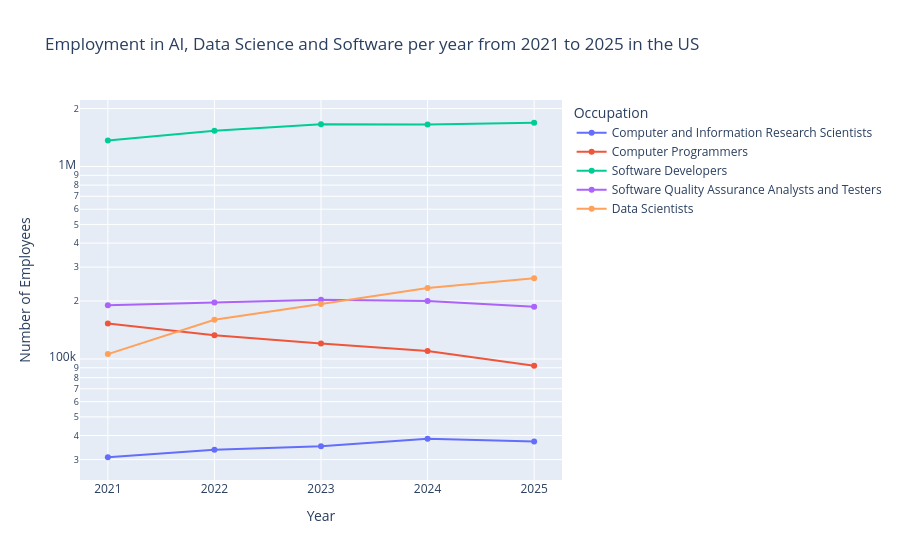

This figure's notebook cell:
### Markdown cell above
<a id="22"></a>
## Visualisation 6 - Line Chart
- **Objective:** Find out the difference of AI, Data Science and Software employment from 2021 to 2025
- **Visualisation type:** The line chart allows to see the growth or fall (employment) through a distance (year)

### Code cell
# Line chart: employees per year for each occupation (Log scale on y)
fig_line = px.line(
    trend,
    x = "YEAR",
    y = "TOT_EMP",
    color = "OCC_TITLE",
    markers = True,
    log_y = True,
    title = "Employment in AI, Data Science and Software per year from 2021 to 2025 in the US",
    labels = {"TOT_EMP": "Number of Employees", "YEAR":"Year", "OCC_TITLE": "Occupation"}
)
fig_line.show()

### Figure 1 — Plotly figure (JSON) as saved in the notebook; plotly's stock layout.template omitted (floating-point values rounded to 4 significant figures)
{"data": [{"hovertemplate": "Occupation=Computer and Information Research Scientists<br>Year=%{x}<br>Number of Employees=%{y}<extra></extra>", "legendgroup": "Computer and Information Research Scientists", "line": {"color": "#636efa", "dash": "solid"}, "marker": {"symbol": "circle"}, "mode": "lines+markers", "name": "Computer and Information Research Scientists", "orientation": "v", "showlegend": true, "type": "scatter", "x": [2021, 2022, 2023, 2024, 2025], "xaxis": "x", "y": [30840, 33780, 35210, 38480, 37200], "yaxis": "y"}, {"hovertemplate": "Occupation=Computer Programmers<br>Year=%{x}<br>Number of Employees=%{y}<extra></extra>", "legendgroup": "Computer Programmers", "line": {"color": "#EF553B", "dash": "solid"}, "marker": {"symbol": "circle"}, "mode": "lines+markers", "name": "Computer Programmers", "orientation": "v", "showlegend": true, "type": "scatter", "x": [2021, 2022, 2023, 2024, 2025], "xaxis": "x", "y": [152610, 132740, 120370, 109870, 92230], "yaxis": "y"}, {"hovertemplate": "Occupation=Software Developers<br>Year=%{x}<br>Number of Employees=%{y}<extra></extra>", "legendgroup": "Software Developers", "line": {"color": "#00cc96", "dash": "solid"}, "marker": {"symbol": "circle"}, "mode": "lines+markers", "name": "Software Developers", "orientation": "v", "showlegend": true, "type": "scatter", "x": [2021, 2022, 2023, 2024, 2025], "xaxis": "x", "y": [1364180, 1534790, 1656880, 1654440, 1687890], "yaxis": "y"}, {"hovertemplate": "Occupation=Software Quality Assurance Analysts and Testers<br>Year=%{x}<br>Number of Employees=%{y}<extra></extra>", "legendgroup": "Software Quality Assurance Analysts and Testers", "line": {"color": "#ab63fa", "dash": "solid"}, "marker": {"symbol": "circle"}, "mode": "lines+markers", "name": "Software Quality Assurance Analysts and Testers", "orientation": "v", "showlegend": true, "type": "scatter", "x": [2021, 2022, 2023, 2024, 2025], "xaxis": "x", "y": [190120, 196420, 203040, 199800, 186740], "yaxis": "y"}, {"hovertemplate": "Occupation=Data Scientists<br>Year=%{x}<br>Number of Employees=%{y}<extra></extra>", "legendgroup": "Data Scientists", "line": {"color": "#FFA15A", "dash": "solid"}, "marker": {"symbol": "circle"}, "mode": "lines+markers", "name": "Data Scientists", "orientation": "v", "showlegend": true, "type": "scatter", "x": [2021, 2022, 2023, 2024, 2025], "xaxis": "x", "y": [105980, 159630, 192710, 233440, 262440], "yaxis": "y"}], "layout": {"legend": {"title": {"text": "Occupation"}, "tracegroupgap": 0}, "title": {"text": "Employment in AI, Data Science and Software per year from 2021 to 2025 in the US"}, "xaxis": {"anchor": "y", "domain": [0, 1], "title": {"text": "Year"}}, "yaxis": {"anchor": "x", "domain": [0, 1], "title": {"text": "Number of Employees"}, "type": "log"}}}
